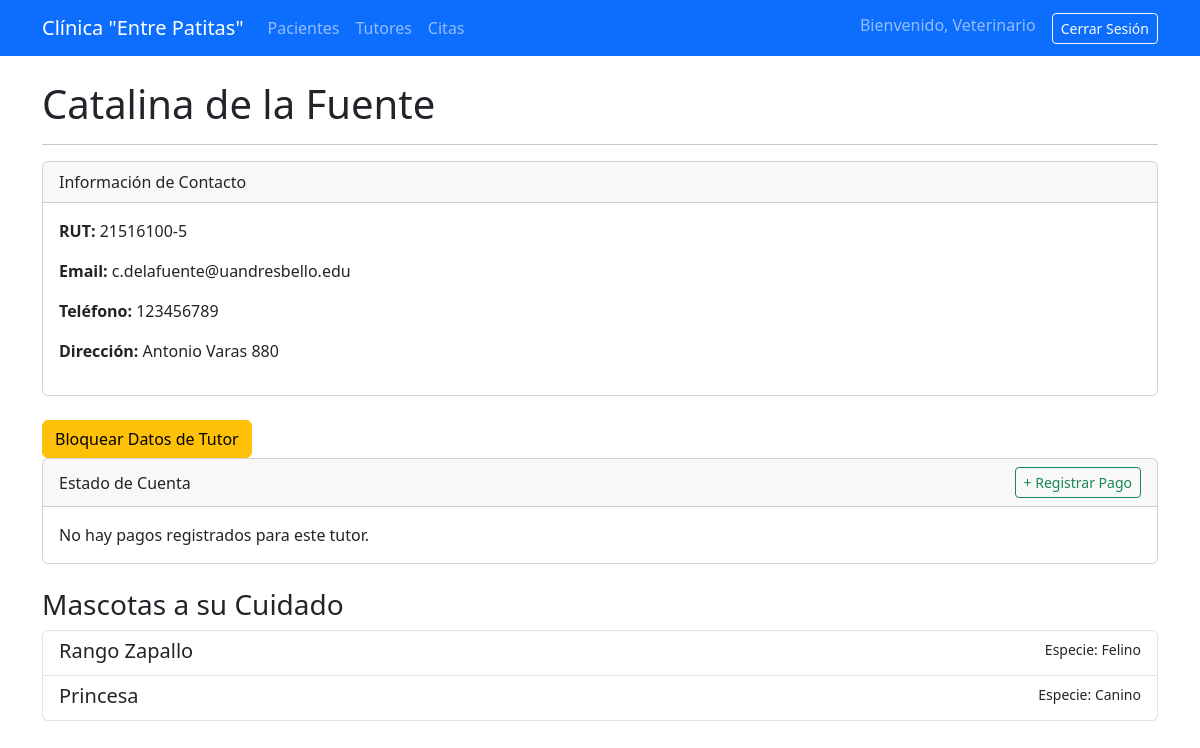
The app's page /gestion/tutores/1/ (signed in) with its own data.
### gestion/models.py (models this page shows, shortened)
class Tutor(models.Model):
    nombre_completo = models.CharField(max_length=100)
    rut = models.CharField(max_length=12, unique=True)
    direccion = models.CharField(max_length=200)
    telefono = models.CharField(max_length=15)
    email = models.EmailField(unique=True)
    datos_bloqueados = models.BooleanField(default=False, verbose_name="Datos Bloqueados (No editar)")
    history = HistoricalRecords()
    def __str__(self):
        return self.nombre_completo

class Paciente(models.Model):
    foto = models.ImageField(upload_to='fotos_pacientes/', blank=True, null=True, verbose_name="Fotografía del Paciente")
    nombre = models.CharField(max_length=50)
    especie = models.CharField(max_length=50)
    raza = models.CharField(max_length=50)
    sexo = models.CharField(max_length=10)
    fecha_nacimiento = models.DateField()
    microchip_tatuaje = models.CharField(max_length=50, blank=True, null=True)
    alertas = models.ManyToManyField(AlertaClinica, blank=True, verbose_name="Alertas Clinicas")
    tutor = models.ForeignKey(Tutor, on_delete=models.CASCADE, related_name='pacientes')

### gestion/views.py (the view)
# urls.py: path('tutores/<int:tutor_id>/', views.detalle_tutor, name='detalle_tutor'),
@login_required
def detalle_tutor(request, tutor_id):
    tutor = get_object_or_404(Tutor, pk=tutor_id)
    LogEntry.objects.log_action(
        user_id=request.user.id,
        content_type_id=ContentType.objects.get_for_model(tutor).id,
        object_id=tutor.id,
        object_repr=str(tutor),
        action_flag=CHANGE,
        change_message="Acceso a los datos del tutor."
    )
    pacientes = tutor.pacientes.all()
    contexto = {
        'tutor': tutor,
        'pacientes': pacientes,
    }
    return render(request, 'gestion/detalle_tutor.html', contexto)

### gestion/templates/gestion/detalle_tutor.html (shortened to what this page needs)
{% extends 'gestion/base.html' %}
{% block content %}
    <h1>{{ tutor.nombre_completo}}</h1>
    <hr>
    <div class="card mb-4">
        <div class="card-header">Información de Contacto</div>
        <div class="card-body">
            <p><strong>RUT:</strong> {{ tutor.rut }}</p>
            <p><strong>Email:</strong> {{ tutor.email }}</p>
            <p><strong>Teléfono:</strong> {{ tutor.telefono }}</p>
            <p><strong>Dirección:</strong> {{ tutor.direccion }}</p>
        </div>
    </div>
    {% if tutor.datos_bloqueados %}
        <div class="alert alert-danger">
            <strong>Atención:</strong> Los datos de este tutor están bloqueados y no pueden ser modificados.
        </div>
    {% else %}
        <a href="{% url 'bloquear_datos_tutor' tutor.id %}" class="btn btn-warning">Bloquear Datos de Tutor</a>
    {% endif %}
    <div class="card mb-4">
        <div class="card-header d-flex justify-content-between align-items-center">
            Estado de Cuenta
            <a href="{% url 'registrar_pago_tutor' tutor.id %}" class="btn btn-outline-success btn-sm">+ Registrar Pago</a>
        </div>
        <div class="card-body">
            {% if tutor.pagos.all %}
                <table class="table table-sm table-hover">
                    <thead>
                        <tr>
                            <th>Fecha</th>
                            <th>Monto</th>
                            <th>Método</th>
                            <th>Notas / Cita Asociada</th>
                        </tr>
                    </thead>
                    <tbody>
                    {% for pago in tutor.pagos.all %}
                        <tr>
                            <td>{{ pago.fecha_pago }}</td>
                            <td>${{ pago.monto }}</td>
                            <td>{{ pago.metodo_pago }}</td>
                            <td>{% if pago.cita %}Abono para cita de {{pago.cita.paciente.nombre}}{% else %}{{ pago.notas|default:"--" }}{% endif %}</td>
                        </tr>
                    {% endfor %}
                    </tbody>
                </table>
            {% else %}
                <p class="mb-0">No hay pagos registrados para este tutor.</p>
            {% endif %}
        </div>
    </div>
    <h3>Mascotas a su Cuidado</h3>
    <div class="list-group">
        {% for paciente in pacientes %}
            <a href="{% url 'detalle_paciente' paciente.id %}" class="list-group-item list-group-item-action">
                <div class="d-flex w-100 justify-content-between">
                    <h5 class="mb-1">{{ paciente.nombre }}</h5>
                    <small>Especie: {{ paciente.especie }}</small>
                </div>
            </a>
        {% empty %}
            <div class="alert alert-info">Este tutor no tiene mascotas registradas.</div>
        {% endfor %}
    </div>
{% endblock %}

### gestion/templates/gestion/base.html (shortened to what this page needs)
{% load static %}
<!doctype html>
<html lang="es">
<head>
    <link href="https://cdn.jsdelivr.net/npm/bootstrap@5.3.3/dist/css/bootstrap.min.css" rel="stylesheet">
</head>
<body>
    <nav class="navbar navbar-expand-lg navbar-dark bg-primary">
        <div class="container">
            <a class="navbar-brand" href="{% url 'lista_pacientes' %}">Clínica "Entre Patitas"</a>
            <div class="collapse navbar-collapse">
                <ul class="navbar-nav me-auto mb-2 mb-lg-0">
                    <li class="nav-item">
                        <a class="nav-link" href="{% url 'lista_pacientes' %}">Pacientes</a>
                    </li>
                    <li class="nav-item">
                        <a class="nav-link" href="{% url 'lista_tutores' %}">Tutores</a>
                    </li>
                    <li class="nav-item">
                        <a class="nav-link" href="{% url 'calendario_citas' %}">Citas</a>
                    </li>
                </ul>
                <ul class="navbar-nav ms-auto mb-2 mb-lg-0">
                    {% if user.is_authenticated %}
                        <li class="nav-item">
                            <span class="navbar-text">
                                Bienvenido, {{ user.username }}
                            </span>
                        </li>
                        <li class="nav-item ms-3">
                            <form action="{% url 'logout' %}" method="post" class="d-inline">
                                    <button type="submit" class="btn btn-outline-light btn-sm">Cerrar Sesión</button>
                            </form>
                        </li>
                    {% else %}
                        <li class="nav-item">
                            <a href="{% url 'login' %}" class="btn btn-outline-light btn-sm">Iniciar Sesión</a>
                        </li>
                    {% endif %}
                </ul>
            </div>
        </div>
    </nav>
    <main class="container mt-4">
        {% block content %}
        {% endblock %}
    </main>
</body>
</html>

### records on screen
Tutor: nombre_completo "Catalina de la Fuente", rut "21516100-5", email "c.delafuente@uandresbello.edu", telefono "123456789", direccion "Antonio Varas 880"
Paciente: nombre "Rango Zapallo", especie "Felino"
Paciente: nombre "Princesa", especie "Canino"

### other values on screen
{{ user.username }} "Veterinario"
